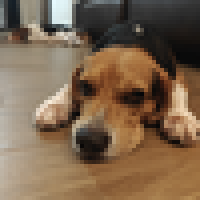
#> input picture firmware/home-art.png, 200 x 200 px
$ python face.py build ../firmware/home-art.png
#> lines starting #> are read from the running program, lines starting #| are printed output that depends on the picture
"""Build, write and preview watch faces.

  python scripts/face.py test                    # synthetic pattern into slot 0
  python scripts/face.py write beagle.jpg        # convert + flash into slot 0
  python scripts/face.py write beagle.jpg --slot 1 --time-y 360
  python scripts/face.py build beagle.jpg -o face0.bin
  python scripts/face.py preview face0.bin       # → face0.png, what the panel will show

WHY THE CONVERSION HAPPENS HERE AND NOT ON THE DEVICE

The device is a UI layer; the host does the heavy lifting. So there is no JPEG
decoder in the firmware, no PSRAM working buffer and no decode CPU — it receives
a raw RGB565 array and blits it. This script is the entire image pipeline, and
the dashboard will call the same code path so its preview is exact rather than
approximate.

WHY IT GOES IN THE storage PARTITION

Two properties fall out of writing to 0x710000 rather than baking pixels into the
firmware:

  · the face survives every app reflash, because we only ever write 0x110000..
  · uploading is an esptool partition write — 322 KB at the measured 695 kbit/s
    is about 4 seconds, hash-verified, over tooling this project already trusts.
    The text command protocol would take ~30 s and need chunking.

LAYOUT, per slot of 0x52000 bytes from 0x710000

  +0x0000  descriptor, 32 bytes used of 4 KB reserved (see FIELDS below)
  +0x1000  pixel data, width*height*2 bytes, RGB565

The descriptor is deliberately roomy: it is the face *as data*, so where the time
sits and what colour it is are uploadable settings rather than a firmware build.
That is the whole reason faces are not micro apps.
"""
import argparse
import struct
import subprocess
import sys
import zlib
from pathlib import Path

from PIL import Image

# Windows hands Python a cp1252 stdout under Git Bash, which cannot encode the
# arrows and dashes below — and a script that dies on its own progress output is
# a poor tool. Force UTF-8 and never fail on a glyph.
sys.stdout.reconfigure(encoding="utf-8", errors="replace")

ROOT = Path(__file__).resolve().parent.parent

PANEL_W, PANEL_H = 368, 448
STORAGE_BASE = 0x710000
SLOT_STRIDE = 0x52000
PIX_OFFSET = 0x1000
MAGIC = 0x31434657          # 'WFC1' read back little-endian
FMT_RGB565_LE = 0

# Home mascot: a small pixelated image the watch draws below the clock. Its own
# header ('WFA1') and its own region in the storage partition (slot 2), so it is
# independent of the full-screen face in slot 0.
ART_MAGIC = 0x31414657      # 'WFA1'
ART_SLOT = 2
ART_ADDR = STORAGE_BASE + ART_SLOT * SLOT_STRIDE

# FIELDS — keep in lockstep with faceLoad() in firmware/watch/watch.ino
#   0x00 u32 magic      0x0C u32 pixelBytes   0x18 u8  timeSize
#   0x04 u16 width      0x10 u32 crc32        0x19 u8  reserved
#   0x06 u16 height     0x14 u16 timeX        0x1A u16 timeColour (RGB565)
#   0x08 u8  format     0x16 u16 timeY        0x1C u16 photoHoldMs
#   0x09 u8  flags                            0x1E u16 reserved
FLAG_SHOW_DATE = 0x01


def rgb565(r, g, b):
    return ((r & 0xF8) << 8) | ((g & 0xFC) << 3) | (b >> 3)


def fit_cover(img, w, h):
    """Scale to cover, then centre-crop — the right choice for a photo face.
    'contain' would letterbox, and black bars on a watch look like a bug."""
#> called with w = 368, h = 448
    if img.width / img.height > w / h:
        nh, nw = h, round(img.width * h / img.height)
#> nh = 448; nw = 448
    else:
        nw, nh = w, round(img.height * w / img.width)
    img = img.resize((nw, nh), Image.LANCZOS)
    left, top = (nw - w) // 2, (nh - h) // 2
#> left = 40; top = 0
    return img.crop((left, top, left + w, top + h))
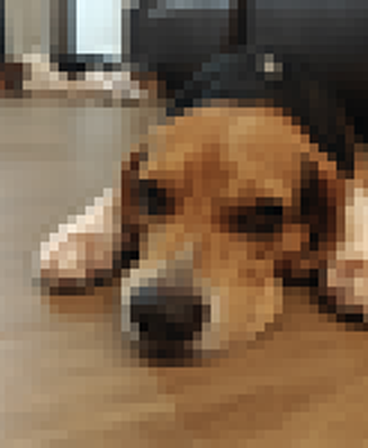
#> returned value: PIL image 368x448 RGB; mean R, G, B 122.8, 98.7, 74.8


def pack_pixels(img):
    # tobytes() rather than getdata(): getdata() is deprecated in Pillow 12 and
    # goes away in 14, and this is quicker anyway.
    raw = img.convert("RGB").tobytes()
    out = bytearray(len(raw) // 3 * 2)
    for i in range(0, len(raw), 3):
        v = rgb565(raw[i], raw[i + 1], raw[i + 2])
        j = i // 3 * 2
        out[j] = v & 0xFF
        out[j + 1] = v >> 8
#> this loop made 164864 passes
#> (i, v, j) on passes 2 to 4: (3, 12743, 2), (6, 10630, 4), (9, 12710, 6)
    return bytes(out)


# [20 lines left out: functions pixelate, build_art_blob, not called in this run]


def build_blob(pixels, w, h, time_x, time_y, time_size, time_colour, show_date, hold_ms):
#> called with w = 368, h = 448, time_x = 40, time_y = 180, time_size = 7, time_colour = 65535, show_date = True, hold_ms = 3000
    flags = FLAG_SHOW_DATE if show_date else 0
#> flags = 1
    hdr = struct.pack(
        "<IHHBBHIIHHBBHHH",
        MAGIC, w, h, FMT_RGB565_LE, flags, 0,
        len(pixels), zlib.crc32(pixels) & 0xFFFFFFFF,
        time_x, time_y, time_size, 0, time_colour, min(hold_ms, 0xFFFF), 0,
    )
    assert len(hdr) == 32, f"descriptor is {len(hdr)} bytes, firmware expects 32"
    return hdr + b"\x00" * (PIX_OFFSET - len(hdr)) + pixels


# [27 lines left out: functions test_pattern, esptool_write, not called in this run]


def main():
    ap = argparse.ArgumentParser(description="watch face builder")
    ap.add_argument("action", choices=["build", "write", "test", "preview", "clear", "art"])
    ap.add_argument("image", nargs="?")
    ap.add_argument("-o", "--out")
    ap.add_argument("--slot", type=int, default=0)
    ap.add_argument("--port", default="COM3")
    ap.add_argument("--pixels", type=int, default=50, help="art: pixelation grid (blocks per side)")
    ap.add_argument("--size", type=int, default=200, help="art: on-screen size in px")
    ap.add_argument("--crop-y", type=float, default=0.5, help="art: 0..1 vertical crop centre")
    ap.add_argument("--flash", action="store_true", help="art: write to the device (else preview only)")
    ap.add_argument("--time-x", type=int, default=40)
    ap.add_argument("--time-y", type=int, default=180)
    ap.add_argument("--time-size", type=int, default=7)
    ap.add_argument("--time-colour", default="ffffff")
    ap.add_argument("--no-date", action="store_true")
    ap.add_argument("--hold-ms", type=int, default=3000,
                    help="how long the photo shows on wake before the dark face")
    args = ap.parse_args()

    if args.action == "art":
        if not args.image:
            sys.exit("need an image path")
        art = pixelate(Image.open(args.image), args.pixels, args.size, args.crop_y)
        # Always write a preview PNG so the look can be judged before flashing.
        prev = ROOT / "firmware" / "home-art.png"
        art.save(prev)
        blob = build_art_blob(art)
        out = ROOT / "firmware" / "home-art.bin"
        out.write_bytes(blob)
        print(f"art {art.width}x{art.height} ({args.pixels}px grid) -> {prev.name}, {len(blob)} bytes")
        print(f"  target {ART_ADDR:#x} (storage slot {ART_SLOT})")
        if args.flash:
            if not esptool_write(out, ART_ADDR, args.port):
                sys.exit("esptool write failed")
            print("written. reboot to see it below the clock.")
        else:
            print("preview only — add --flash to write it to the device.")
        return

    if args.action == "clear":
        """Zero the descriptor only. The firmware validates the magic before it
        blits, so a zeroed header means it falls back to the plain digital face —
        and the pixels behind it are left alone, costing one 4 KB sector instead
        of erasing 322 KB for nothing."""
        blank = ROOT / "firmware" / f"face{args.slot}-clear.bin"
        blank.write_bytes(b"\x00" * PIX_OFFSET)
        addr = STORAGE_BASE + args.slot * SLOT_STRIDE
        print(f"clearing slot {args.slot} descriptor at {addr:#x}")
        ok = esptool_write(blank, addr, args.port)
        blank.unlink(missing_ok=True)
        if not ok:
            sys.exit("esptool write failed")
        print("cleared. reboot, or: npm run push raw \">face 0\"")
        return

    if args.action == "preview":
        blob = Path(args.image).read_bytes()
        magic, w, h, fmt = struct.unpack_from("<IHHB", blob, 0)
        if magic != MAGIC:
            sys.exit(f"not a face blob: magic {magic:#x}")
        pix = blob[PIX_OFFSET:PIX_OFFSET + w * h * 2]
        img = Image.new("RGB", (w, h))
        out = img.load()
        for i in range(w * h):
            v = int.from_bytes(pix[i * 2:i * 2 + 2], "little")
            out[i % w, i // w] = (((v >> 11) & 0x1F) << 3, ((v >> 5) & 0x3F) << 2, (v & 0x1F) << 3)
        dst = Path(args.image).with_suffix(".png")
        img.save(dst)
        print(f"{w}x{h} fmt {fmt} → {dst}")
        return

    # Accept an already-built blob as well as an image, so re-flashing the same
    # face does not mean re-converting it — and so passing the wrong one of the
    # two is not an error worth stopping for.
    prebuilt = None
    if args.image and Path(args.image).is_file():
        head = Path(args.image).read_bytes()[:4]
        if len(head) == 4 and struct.unpack("<I", head)[0] == MAGIC:
            prebuilt = Path(args.image).read_bytes()

    if prebuilt is not None:
        blob = prebuilt
        print(f"reusing built blob {args.image} ({len(blob)} bytes)")
    else:
        if args.action == "test":
            img = test_pattern(PANEL_W, PANEL_H)
        elif not args.image:
            sys.exit("need an image path")
        else:
            img = fit_cover(Image.open(args.image), PANEL_W, PANEL_H)

        colour = int(args.time_colour, 16)
        blob = build_blob(
            pack_pixels(img), PANEL_W, PANEL_H,
            args.time_x, args.time_y, args.time_size,
            rgb565((colour >> 16) & 0xFF, (colour >> 8) & 0xFF, colour & 0xFF),
            not args.no_date, args.hold_ms,
        )

    out = Path(args.out) if args.out else ROOT / "firmware" / f"face{args.slot}.bin"
    if prebuilt is None:
        out.write_bytes(blob)
    else:
        out = Path(args.image)
    addr = STORAGE_BASE + args.slot * SLOT_STRIDE
    print(f"slot {args.slot}: {len(blob)} bytes → {out}")
#| slot 0: 333824 bytes → firmware/face0.bin
    print(f"  panel {PANEL_W}x{PANEL_H}, time at ({args.time_x},{args.time_y}) size {args.time_size}")
    print(f"  flash target {addr:#x} (storage + {args.slot * SLOT_STRIDE:#x})")

    if args.action == "write":
        if not esptool_write(out, addr, args.port):
            sys.exit("esptool write failed")
        print("written. reboot the device to pick it up.")


if __name__ == "__main__":
    main()

$ run again, with faces/beagle.jpg saved as firmware/home-art.png
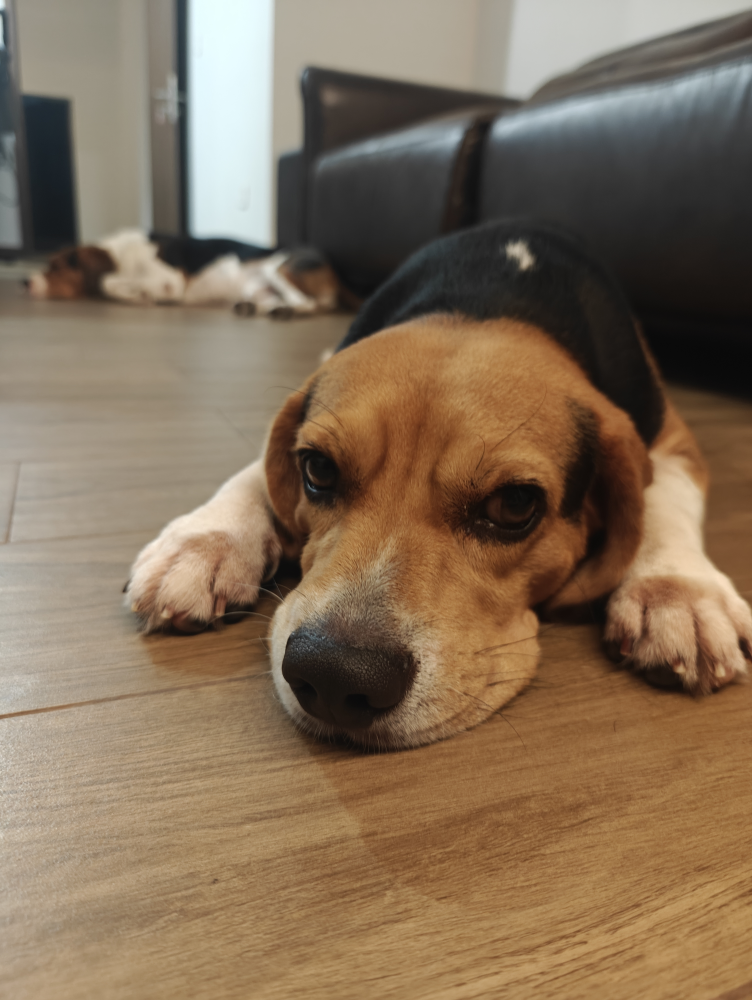
#> input picture faces/beagle.jpg, 3008 x 4000 px (shown at 1/4 size)
#> nw = 368; nh = 489
#> in fit_cover, `img = img.resize((nw, nh), Image.LANCZOS)`:
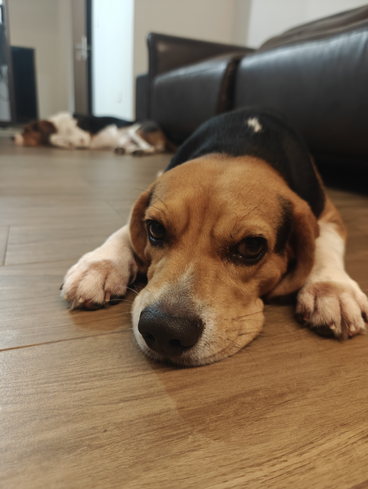
#> img: PIL image 368x489 RGB; mean R, G, B 131.4, 110.7, 88.2
#> left = 0; top = 20
#> in fit_cover, `return img.crop((left, top, left + w, top + h))`:
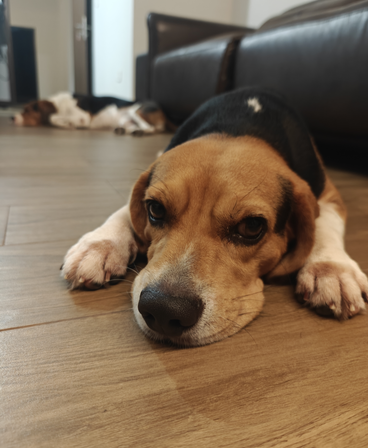
#> returned value: PIL image 368x448 RGB; mean R, G, B 127.7, 106.8, 84.6
#> the loop in pack_pixels, `for i in range(0, len(raw), 3):` made 164864 passes
#> (i, v, j) on passes 2 to 4: (3, 33971, 2), (6, 12841, 4), (9, 19115, 6)
#> flags = 1
#| slot 0: 333824 bytes → firmware/face0.bin
